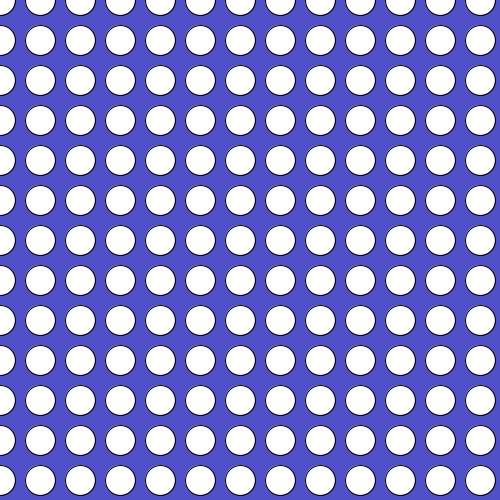
Frame 1 (no input)
Frame 60 (the mouse pressed at the canvas centre just before this capture): identical to frame 1, image omitted
Frame 120 (the mouse held since frame 60 and released just before this capture): identical to frame 1, image omitted

The Processing sketch that drew this single still picture (run headless with seeded random() and noise(); from frame 60 on, the mouse is pressed at the canvas centre):

// Processing sketch: grid
// ── grid.pde
int stepSize = 40;
int circW = 30; 

void setup() {
  size(500, 500);
}
void draw() {
  background(80, 80, 200);
  for (int x = 0; x < width; x += stepSize) {
    for (int y = 0; y<height; y+=stepSize) {
      ellipse(x, y, circW, circW);
    }
  }
}
